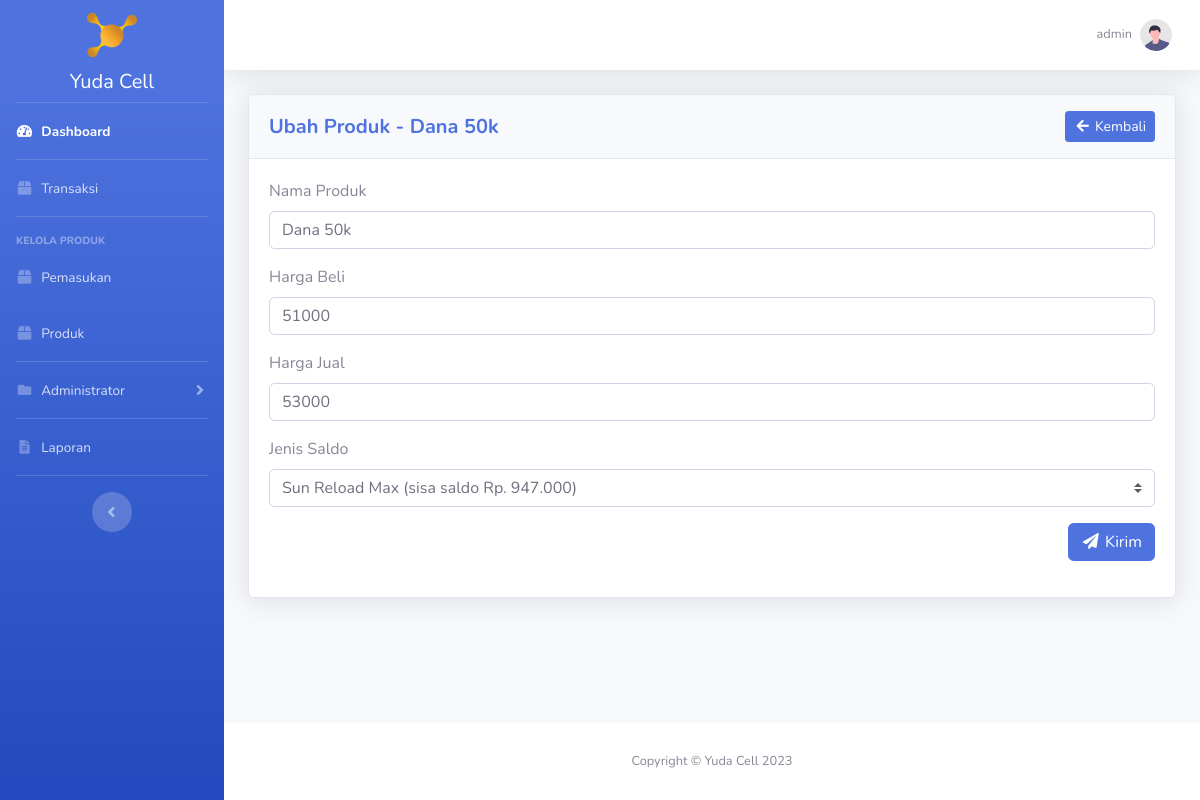
The app's page /produk/ubah_produk_jenis_saldo.php?id_produk=2 (signed in) with its own data.
### tables this page shows
CREATE TABLE `user` (
  `id_user` int(11) NOT NULL,
  `username` varchar(20) NOT NULL,
  `password` varchar(300) NOT NULL,
  `hak_akses` enum('administrator','operator') NOT NULL,
  `nama_lengkap` varchar(50) NOT NULL,
  `no_telp_user` varchar(20) NOT NULL
);

CREATE TABLE `produk` (
  `id_produk` int(11) NOT NULL,
  `nama_produk` varchar(50) NOT NULL,
  `harga_beli` int(11) NOT NULL,
  `harga_jual` int(11) NOT NULL,
  `stok` int(11) DEFAULT NULL,
  `id_jenis_saldo` int(11) DEFAULT NULL
);

CREATE TABLE `jenis_saldo` (
  `id_jenis_saldo` int(11) NOT NULL,
  `jenis_saldo` varchar(50) NOT NULL,
  `jumlah_saldo` int(11) NOT NULL
);

### produk/ubah_produk_jenis_saldo.php (the view, shortened to what this page needs)
<?php
require_once '../koneksi.php';
$id_produk = htmlspecialchars($_GET['id_produk']);
$data_produk_saldo = mysqli_fetch_assoc(mysqli_query($koneksi, "SELECT * FROM produk INNER JOIN jenis_saldo ON produk.id_jenis_saldo = jenis_saldo.id_jenis_saldo WHERE produk.id_produk = '$id_produk'"));
$id_user = htmlspecialchars($_SESSION['id_user']);
$data_profile = mysqli_fetch_assoc(mysqli_query($koneksi, "SELECT * FROM user WHERE id_user = '$id_user'"));
?>
<!DOCTYPE html>
<html lang="en">
<head>
    <?php include_once '../include/head.php'; ?>
</head>
<body id="page-top">
    <div id="wrapper">
        <?php include_once '../include/sidebar.php'; ?>
        <div id="content-wrapper" class="d-flex flex-column">
            <div id="content">
                <?php include_once '../include/topbar.php'; ?>
                <div class="container-fluid">
                	<div class="card shadow mb-4">
                		<div class="card-header py-3">
                            <div class="row">
                                <div class="col head-left">
                                    <h5 class="my-auto font-weight-bold text-primary">Ubah Produk - <?= $data_produk_saldo['nama_produk']; ?></h5>
                                </div>
                                <div class="col head-right">
                                    <a href="<?= BASE_URL; ?>produk/index.php?jenis_saldo" class="btn btn-sm btn-primary"><i class="fas fa-fw fa-arrow-left"></i> Kembali</a>
                                </div>
                            </div>
                        </div>
                        <div class="card-body">
                        	<form method="post">
								<div class="form-group">
									<label for="nama_produk">Nama Produk</label>
									<input class="form-control" type="text" name="nama_produk" id="nama_produk" value="<?= $data_produk_saldo['nama_produk']; ?>" required>
								</div>
								<div class="form-group">
									<label for="harga_beli">Harga Beli</label>
									<input class="form-control" type="number" name="harga_beli" id="harga_beli" value="<?= $data_produk_saldo['harga_beli']; ?>" required>
								</div>
								<div class="form-group">
									<label for="harga_jual">Harga Jual</label>
									<input class="form-control" type="number" name="harga_jual" id="harga_jual" value="<?= $data_produk_saldo['harga_jual']; ?>" required>
								</div>
								<div class="form-group">
									<label for="id_jenis_saldo">Jenis Saldo</label>
									<select name="id_jenis_saldo" id="id_jenis_saldo" class="custom-select">
										<option value="<?= $data_produk_saldo['id_jenis_saldo']; ?>"><?= $data_produk_saldo['jenis_saldo']; ?> (sisa saldo Rp. <?= str_replace(",", ".", number_format($data_produk_saldo['jumlah_saldo'])); ?>)</option>
									</select>
								</div>
								<div class="form-group text-right">
									<button type="submit" name="btnUbahProdukJenisSaldo" class="btn btn-primary"><i class="fas fa-fw fa-paper-plane"></i> Kirim</button>
								</div>
							</form>
						</div>
                    </div>
            	</div>
            </div>
            <?php include_once '../include/footer.php'; ?>
        </div>
    </div>
</body>
</html>

### include/topbar.php (shortened to what this page needs)
<nav class="navbar navbar-expand navbar-light bg-white topbar mb-4 static-top shadow">
    <ul class="navbar-nav ml-auto">
        <li class="nav-item dropdown no-arrow">
            <a class="nav-link dropdown-toggle" href="#" id="userDropdown" role="button"
                data-toggle="dropdown" aria-haspopup="true" aria-expanded="false">
                <span class="mr-2 d-none d-lg-inline text-gray-600 small"><?= $data_profile['username']; ?></span>
                <img class="img-profile rounded-circle"
                    src="<?= BASE_URL; ?>img/undraw_profile.svg">
            </a>
        </li>
    </ul>
</nav>

### css/yuda_cell.css (style rules this page uses)
html { scroll-behavior: smooth; }
.head-left { text-align: left; margin-top: auto; margin-bottom: auto; }
.head-right { text-align: right; margin-top: auto; margin-bottom: auto; }

### records on screen
user: username "admin"
produk: nama_produk "Dana 50k", harga_beli "51000", harga_jual "53000", id_jenis_saldo "Sun Reload Max (sisa saldo Rp. 947.000)"
